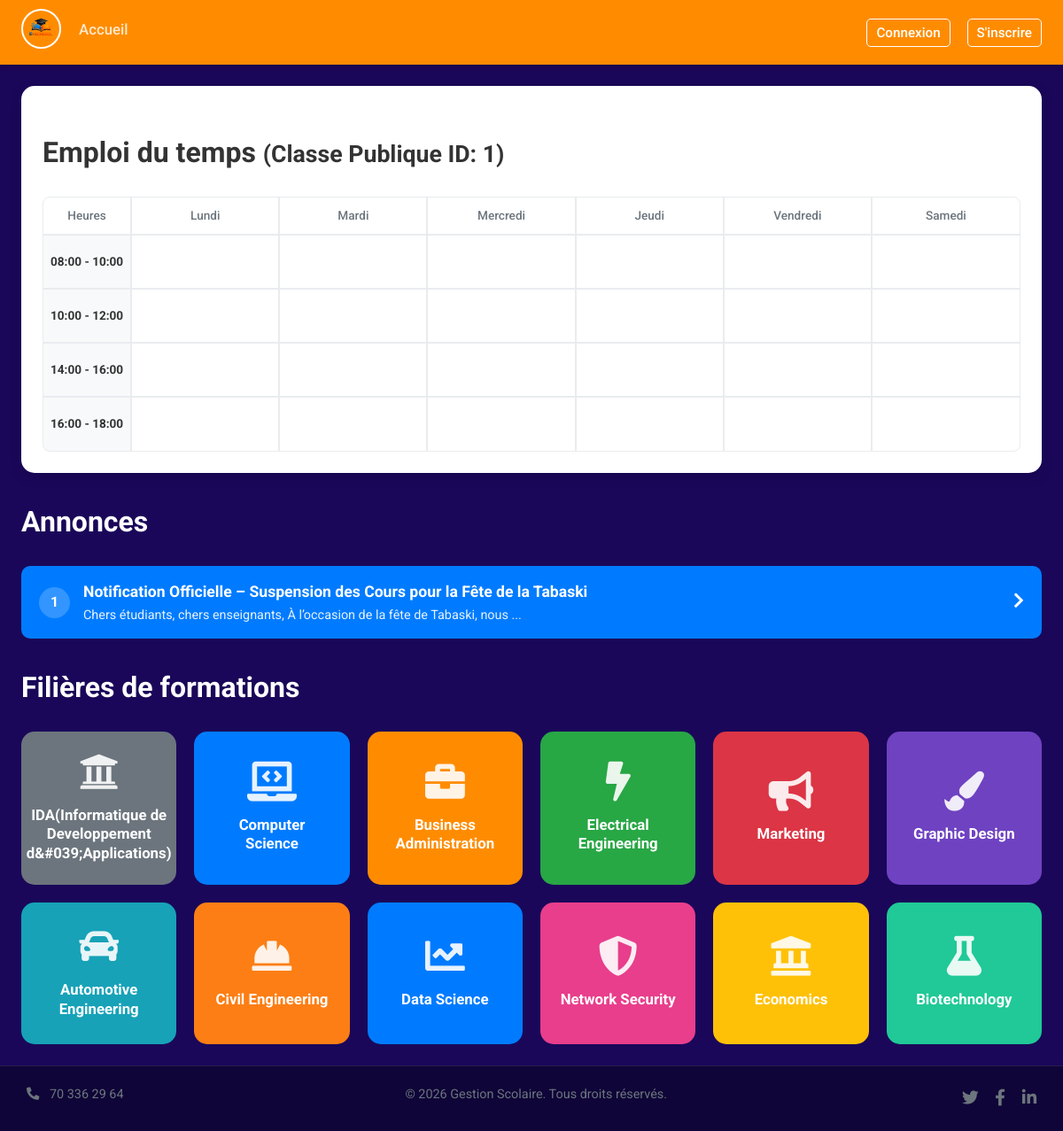
Page /Accueil.php on the committed database.
### tables this page shows
CREATE TABLE IF NOT EXISTS `notifications` (
  `id` int NOT NULL AUTO_INCREMENT,
  `titre` varchar(255) NOT NULL,
  `contenu` text NOT NULL,
  `date_creation` datetime DEFAULT CURRENT_TIMESTAMP,
  `visible` tinyint(1) DEFAULT '1',
  `id_auteur` int DEFAULT NULL,
  PRIMARY KEY (`id`),
  KEY `id_auteur` (`id_auteur`)
);

CREATE TABLE IF NOT EXISTS `filieres` (
  `id` int NOT NULL AUTO_INCREMENT,
  `nom_filiere` varchar(100) DEFAULT NULL,
  PRIMARY KEY (`id`)
);

### Accueil.php (the view, shortened to what this page needs)
<?php
$database = new Database();
$db = $database->connect();
$user_name_display = 'Invité';
$user_profile_pic = SITE_URL . '/assets/images/default_profile.png';
$is_user_connected = isset($_SESSION['user_id']);
$profile_page_link = '#';
$jours_semaine = ['Lundi', 'Mardi', 'Mercredi', 'Jeudi', 'Vendredi', 'Samedi'];
$edt_lignes_heures_labels = [
    '08:00 - 10:00',
    '10:00 - 12:00',
    '14:00 - 16:00',
    '16:00 - 18:00'
];
$stmt_annonces = $db->prepare("SELECT id, titre, contenu, date_creation FROM notifications WHERE visible = TRUE ORDER BY date_creation DESC LIMIT 5");
$stmt_annonces->execute();
$annonces = $stmt_annonces->fetchAll(PDO::FETCH_ASSOC);
$stmt_filieres = $db->prepare("SELECT id, nom_filiere FROM filieres ORDER BY nom_filiere ASC");
$stmt_filieres->execute();
$filieres_db = $stmt_filieres->fetchAll(PDO::FETCH_ASSOC);
$filieres_display_data_config = [
    'Computer Science' => ['icon' => 'fas fa-laptop-code', 'color' => '#007bff', 'nom_affiche' => 'Computer Science'],
    'Business Administration' => ['icon' => 'fas fa-briefcase', 'color' => '#ff8c00', 'nom_affiche' => 'Business Administration'],
    'Electrical Engineering' => ['icon' => 'fas fa-bolt', 'color' => '#28a745', 'nom_affiche' => 'Electrical Engineering'],
    'Marketing' => ['icon' => 'fas fa-bullhorn', 'color' => '#dc3545', 'nom_affiche' => 'Marketing'],
    'Graphic Design' => ['icon' => 'fas fa-paint-brush', 'color' => '#6f42c1', 'nom_affiche' => 'Graphic Design'],
    'Automotive Engineering' => ['icon' => 'fas fa-car', 'color' => '#17a2b8', 'nom_affiche' => 'Automotive Engineering'],
    'Civil Engineering' => ['icon' => 'fas fa-hard-hat', 'color' => '#fd7e14', 'nom_affiche' => 'Civil Engineering'],
    'Data Science' => ['icon' => 'fas fa-chart-line', 'color' => '#007bff', 'nom_affiche' => 'Data Science'],
    'Network Security' => ['icon' => 'fas fa-shield-alt', 'color' => '#e83e8c', 'nom_affiche' => 'Network Security'],
    'Economics' => ['icon' => 'fas fa-landmark', 'color' => '#ffc107', 'nom_affiche' => 'Economics'],
    'Biotechnology' => ['icon' => 'fas fa-flask', 'color' => '#20c997', 'nom_affiche' => 'Biotechnology'],
    'Education' => ['icon' => 'fas fa-graduation-cap', 'color' => '#6610f2', 'nom_affiche' => 'Éducation'],
];
$filieres_final_display = [];
foreach ($filieres_db as $f_db) {
    if (isset($filieres_display_data_config[$f_db['nom_filiere']])) {
        $filieres_final_display[$f_db['nom_filiere']] = array_merge($f_db, $filieres_display_data_config[$f_db['nom_filiere']]);
    } else {
         $filieres_final_display[$f_db['nom_filiere']] = array_merge($f_db, ['icon' => 'fas fa-university', 'color' => '#6c757d', 'nom_affiche' => $f_db['nom_filiere']]);
    }
}
$filiere_count = count($filieres_final_display);
if ($filiere_count < 12) {
    foreach ($filieres_display_data_config as $nom_filiere_key => $data) {
        if ($filiere_count >= 12) break;
        if (!isset($filieres_final_display[$nom_filiere_key])) {
            $filieres_final_display[$nom_filiere_key] = [
                'id' => crc32($nom_filiere_key),
                'nom_filiere' => $nom_filiere_key,
                'icon' => $data['icon'],
                'color' => $data['color'],
                'nom_affiche' => $data['nom_affiche']
            ];
            $filiere_count++;
        }
    }
}
$filieres_final_display = array_slice(array_values($filieres_final_display), 0, 12);
?>
<!DOCTYPE html>
<html lang="fr">
<head>
    <link rel="stylesheet" href="https://cdnjs.cloudflare.com/ajax/libs/font-awesome/5.15.4/css/all.min.css">
</head>
<body>
    <div class="page-container">
        <header class="site-header">
            <div class="header-left">
                <div class="round-logo-container">
                    <img src="<?php echo SITE_URL; ?>/assets/images/logo.png" alt="Logo <?php echo SITE_NAME; ?>" class="round-logo">
                </div>
                <nav>
                    <ul>
                        <li><a href="<?php echo SITE_URL; ?>/Accueil.php" class="active">Accueil</a></li>
                    </ul>
                </nav>
            </div>
            <div class="header-right">
                <?php if ($is_user_connected): ?>
                    <div class="user-greeting">
                        <?php echo htmlspecialchars($user_name_display); ?>
                        <span class="user-role-label">Profile</span>
                    </div>
                    <a href="<?php echo $profile_page_link; ?>">
                        <img src="<?php echo $user_profile_pic; ?>" alt="Photo de profil" class="profile-pic">
                    </a>
                <?php else: ?>
                    <div class="auth-links-header">
                        <a href="<?php echo SITE_URL; ?>/index.php">Connexion</a>
                        <a href="<?php echo SITE_URL; ?>/register.php">S'inscrire</a>
                    </div>
                <?php endif; ?>
            </div>
        </header>
        <main class="main-content">
            <section class="timetable-section">
                <h2 class="section-title" style="color: var(--text-dark);">Emploi du temps
                    <small>(Classe Publique ID: <?php echo htmlspecialchars(ID_CLASSE_EMPLOI_DU_TEMPS_PUBLIC); ?>)</small>
                </h2>
                <div class="timetable-grid-container">
                    <div class="timetable-grid">
                        <div class="timetable-header">Heures</div>
                        <?php foreach ($jours_semaine as $jour): ?>
                            <div class="timetable-header"><?php echo $jour; ?></div>
                        <?php endforeach; ?>
                        <?php foreach ($edt_lignes_heures_labels as $index_heure => $heure_label): ?>
                            <div class="timetable-time-slot"><?php echo $heure_label; ?></div>
                            <?php
                            foreach ($jours_semaine as $jour): ?>
                                <div class="timetable-cell">
                                </div>
                            <?php endforeach; ?>
                        <?php endforeach; ?>
                    </div>
                </div>
            </section>
            <section class="announcements-section">
                <h2 class="section-title">Annonces</h2>
                <?php if (!empty($annonces)): ?>
                    <?php $annonce_idx = 1; foreach ($annonces as $annonce): ?>
                        <a href="<?php echo SITE_URL; ?>/annonce_detail.php?id=<?php echo $annonce['id']; ?>" class="announcement-item">
                            <div class="icon-area"><?php echo $annonce_idx++; ?></div>
                            <div class="content-area">
                                <span class="title"><?php echo htmlspecialchars($annonce['titre']); ?></span>
                                <span class="excerpt"><?php echo htmlspecialchars(mb_substr($annonce['contenu'], 0, 80)) . (mb_strlen($annonce['contenu']) > 80 ? '...' : ''); ?></span>
                            </div>
                            <div class="arrow-area"><i class="fas fa-chevron-right"></i></div>
                        </a>
                    <?php endforeach; ?>
                <?php else: ?>
                    <div style="background-color: rgba(0,123,255,0.1); color: #007bff; padding: 15px; border-radius: 8px;">Aucune annonce pour le moment.</div>
                <?php endif; ?>
            </section>
            <section class="filieres-section">
                <h2 class="section-title">Filières de formations</h2>
                <?php if (!empty($filieres_final_display)): ?>
                    <div class="filieres-grid">
                        <?php foreach ($filieres_final_display as $filiere): ?>
                            <a href="<?php echo SITE_URL; ?>/filiere_details.php?id=<?php echo $filiere['id']; ?>" class="filiere-card" style="background-color: <?php echo $filiere['color']; ?>;">
                                <i class="<?php echo $filiere['icon']; ?>"></i>
                                <span><?php echo htmlspecialchars($filiere['nom_affiche']); ?></span>
                            </a>
                        <?php endforeach; ?>
                    </div>
                <?php else: ?>
                    <div style="background-color: rgba(0,123,255,0.1); color: #007bff; padding: 15px; border-radius: 8px;">Aucune filière de formation disponible pour le moment.</div>
                <?php endif; ?>
            </section>
        </main>
        <footer class="site-footer">
            <div class="contact-info"><i class="fas fa-phone-alt"></i> 70 336 29 64</div>
            <div class="copyright">© <?php echo date('Y'); ?> <?php echo SITE_NAME; ?>. Tous droits réservés.</div>
            <div class="social-links">
                <a href="#" target="_blank" title="Twitter"><i class="fab fa-twitter"></i></a>
                <a href="#" target="_blank" title="Facebook"><i class="fab fa-facebook-f"></i></a>
                <a href="#" target="_blank" title="LinkedIn"><i class="fab fa-linkedin-in"></i></a>
            </div>
        </footer>
    </div>
</body>
</html>

### rows in the picture
notifications: titre "Notification Officielle – Suspension des Cours pour la Fête de la Tabaski", contenu "Chers étudiants, chers enseignants, À l’occasion de la fête de Tabaski, nous"
filieres: nom_filiere "IDA(Informatique de Developpement d&#039;Applications)"

### other values in the picture
ID_CLASSE_EMPLOI_DU_TEMPS_PUBLIC "1"
$jour "Lundi"
$jour "Mardi"
$jour "Mercredi"
$jour "Jeudi"
$jour "Vendredi"
$jour "Samedi"
$heure_label "08:00 - 10:00"
$heure_label "10:00 - 12:00"
$heure_label "14:00 - 16:00"
$heure_label "16:00 - 18:00"
$filiere['nom_affiche'] "Computer Science"
$filiere['nom_affiche'] "Business Administration"
$filiere['nom_affiche'] "Electrical Engineering"
$filiere['nom_affiche'] "Marketing"
